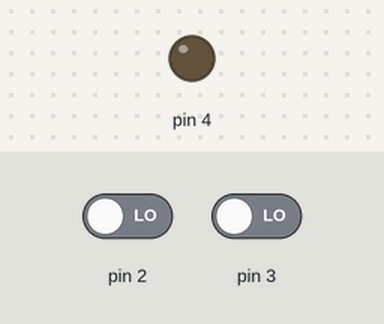
The sketch below on a simulated Arduino Uno, built with avr-gcc and run on an emulated ATmega328P. On the bench: output pins drawn as LEDs (lit = HIGH). The inputs (shaded band) are chosen by the test bench; at power-on: pin 2 LOW, pin 3 LOW.

Above: at 1.2 s.
1.3 s: pin 2 driven HIGH and pin 3 driven HIGH
At 2.5 s:
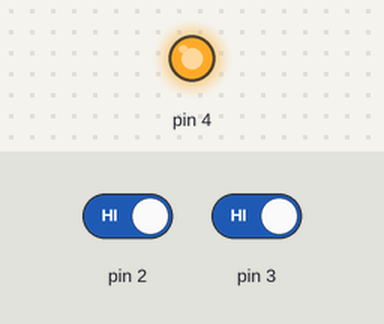
2.8 s: pin 2 driven LOW
At 3.8 s:
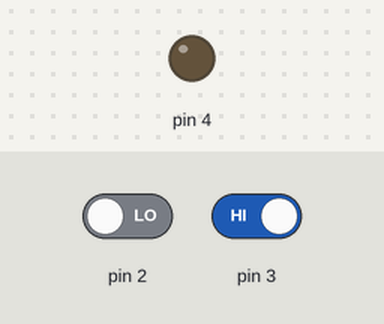
4.3 s: pin 2 driven HIGH
At 4.9 s:
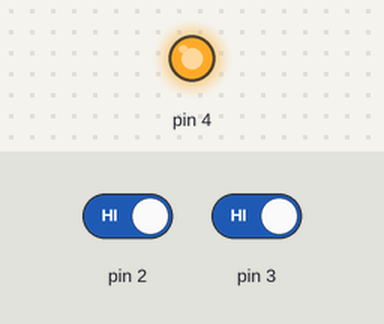
Timing chart, 0 to 7.3 s (numbered marks = the images above; inputs shaded):
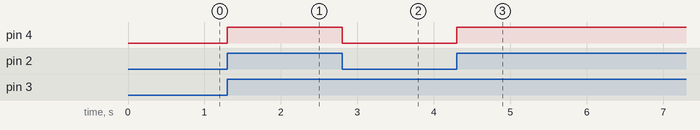

The sketch:

AndconMaxitermino.ino
```cpp
//Autor:Dario Jorge Iglesias
boolean A,B,M;
void setup()
{
 pinMode(2,INPUT);
 pinMode(3,INPUT);
 pinMode(4,OUTPUT);
}
void loop()
{
 A=digitalRead(2);
 B=digitalRead(3);
 M=(A|B)&(A|!B)&(!A|B);
 digitalWrite(4,M);
}
```

Measured:
- after the input at 1.3 s, pin 4: LOW → HIGH at once
- after the input at 2.8 s, pin 4: HIGH → LOW at once
- after the input at 4.3 s, pin 4: LOW → HIGH at once
